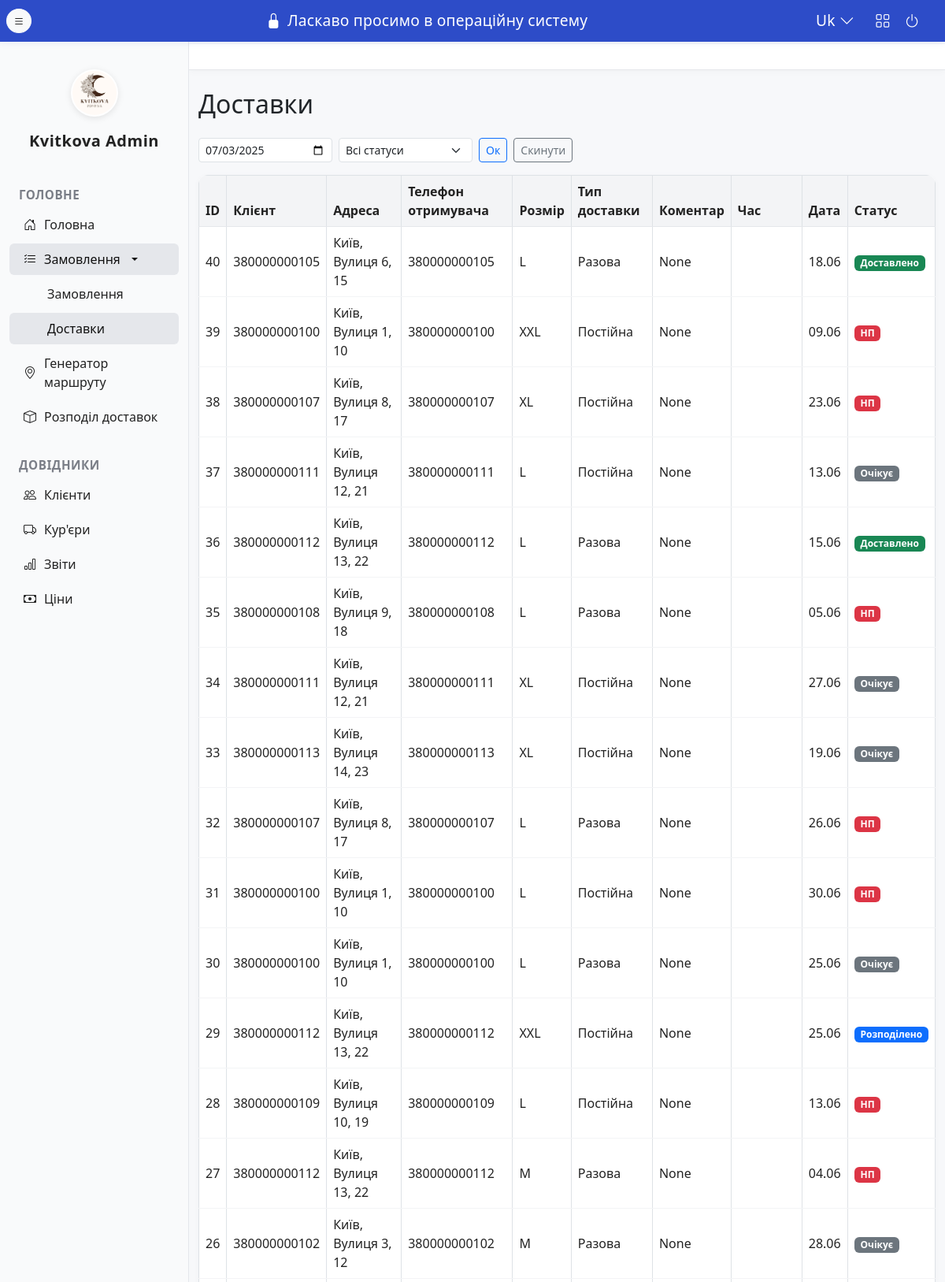
The page /deliveries (upper part) on the database its author committed.
### app/models/delivery.py (models this page shows)
class Delivery(db.Model):
    id = db.Column(db.Integer, primary_key=True)
    order_id = db.Column(db.Integer, db.ForeignKey('order.id'), nullable=False)
    client_id = db.Column(db.Integer, db.ForeignKey('client.id'), nullable=False)
    bouquet_id = db.Column(db.Integer, db.ForeignKey('price.id'))
    delivery_date = db.Column(db.Date, nullable=False)
    status = db.Column(db.String(32), default='Очікує')  # Очікує, Виконано, Скасовано
    comment = db.Column(db.Text)
    created_at = db.Column(db.DateTime, default=datetime.datetime.utcnow)
    updated_at = db.Column(db.DateTime, default=datetime.datetime.utcnow, onupdate=datetime.datetime.utcnow)
    street = db.Column(db.String(128))
    building_number = db.Column(db.String(32))
    time_window = db.Column(db.String(64))
    size = db.Column(db.String(32))
    phone = db.Column(db.String(32))
    time_from = db.Column(db.String(8))
    time_to = db.Column(db.String(8))
    courier_id = db.Column(db.Integer, db.ForeignKey('courier.id'))
    delivered_at = db.Column(db.DateTime)
    status_changed_at = db.Column(db.DateTime)
    order = db.relationship('Order')
    client = db.relationship('Client')
    bouquet = db.relationship('Price')
    courier = db.relationship('Courier', back_populates='deliveries')
    bouquet_size = db.Column(db.String(16))
    delivery_type = db.Column(db.String(32))
    price_at_delivery = db.Column(db.Integer)

### app/models/client.py (models this page shows)
class Client(db.Model):
    id = db.Column(db.Integer, primary_key=True)
    instagram = db.Column(db.String(128), nullable=False)
    phone = db.Column(db.String(32), nullable=False, unique=True)
    city = db.Column(db.String(64), nullable=False)
    telegram = db.Column(db.String(128))
    credits = db.Column(db.Integer, default=0)
    orders = db.relationship('Order', backref='client', lazy=True)

### app/blueprints/deliveries/routes.py (the view)
@deliveries_bp.route('/deliveries', methods=['GET'])
def deliveries_list():
    date_str = request.args.get('date')
    deliveries, selected_date = get_deliveries(date_str)
    couriers = get_all_couriers()
    return render_template('deliveries_list.html', deliveries=deliveries, selected_date=selected_date, couriers=couriers)

### app/services/delivery_service.py (called while the page is built)
def get_deliveries(date_str=None):
    deliveries_query = Delivery.query
    selected_date = None
    if date_str:
        try:
            selected_date = datetime.strptime(date_str, '%Y-%m-%d').date()
            deliveries_query = deliveries_query.filter(Delivery.delivery_date == selected_date)
        except Exception:
            pass
    return deliveries_query.order_by(Delivery.id.desc()).all(), date_str or datetime.utcnow().strftime('%Y-%m-%d')

def get_all_couriers():
    return Courier.query.all()

### app/templates/deliveries_list.html (shortened to what this page needs)
{% extends 'layout.html' %}
{% block content %}
<h2 class="mb-4">Доставки</h2>
<div class="d-flex align-items-center mb-3">
  <input type="date" id="filter-date" class="form-control form-control-sm me-2" style="width:170px;" value="{{ selected_date }}">
  <select id="filter-status" class="form-select form-select-sm me-2" style="width:170px;">
    <option value="">Всі статуси</option>
  </select>
  <button class="btn btn-outline-primary btn-sm me-2" id="apply-date-btn" type="button">Ок</button>
  <button class="btn btn-outline-secondary btn-sm" id="reset-date-btn" type="button">Скинути</button>
</div>
<table class="table table-bordered table-hover align-middle">
  <thead>
    <tr>
      <th>ID</th>
      <th>Клієнт</th>
      <th>Адреса</th>
      <th>Телефон отримувача</th>
      <th>Розмір</th>
      <th>Тип доставки</th>
      <th>Коментар</th>
      <th style="width:90px;">Час</th>
      <th>Дата</th>
      <th>Статус</th>
    </tr>
  </thead>
  <tbody>
    {% for d in deliveries %}
    <tr data-status="{{ d.status }}">
      <td>{{ d.id }}</td>
      <td>{{ d.client.phone }}</td>
      <td>
        <a href="#" class="address-link"
           data-city="{{ d.client.city }}"
           data-street="{{ d.street }}"
           data-building="{{ d.building_number }}"
           data-entrance="{{ d.entrance }}"
           style="color:inherit; text-decoration:none; cursor:pointer;">
          {{ d.client.city }}, {{ d.street }}{% if d.building_number %}, {{ d.building_number }}{% endif %}
        </a>
      </td>
      <td>{{ d.phone }}</td>
      <td>{{ d.bouquet_size }}</td>
      <td>{{ d.delivery_type }}</td>
      <td>{{ d.comment }}</td>
      <td>
      </td>
      <td>{{ d.delivery_date.strftime('%d.%m') }}</td>
      <td>
        <span class="delivery-status badge
          {% if d.status == 'Очікує' %}bg-secondary
          {% elif d.status == 'Розподілено' %}bg-primary
          {% elif d.status == 'Доставлено' %}bg-success
          {% elif d.status == 'НП' %}bg-danger
          {% else %}bg-light text-dark
          {% endif %}"
          data-id="{{ d.id }}" data-status="{{ d.status }}" style="cursor:pointer;">
          {{ d.status }}
        </span>
      </td>
    </tr>
    {% endfor %}
  </tbody>
</table>
{% endblock %}

### app/templates/layout.html (style rules this page uses)
body { background: #f7f8fa; }
.table { background: #fff; border-radius: 12px; overflow: hidden; box-shadow: 0 2px 8px rgba(0,0,0,0.03); }
.table th { background: #f3f4f6; color: #222; font-weight: 600; border-bottom: 1.5px solid #e5e7eb; }
.table td { background: #fff; color: #222; border-bottom: 1px solid #f3f4f6; }

### rows shown on the page
Delivery: id "40", client.phone "380000000105", client.city "Київ", street "Вулиця 6", building_number "15", phone "380000000105", bouquet_size "L", delivery_type "Разова", comment "None", delivery_date "18.06", status "Доставлено"
Delivery: id "39", client.phone "380000000100", client.city "Київ", street "Вулиця 1", building_number "10", phone "380000000100", bouquet_size "XXL", delivery_type "Постійна", comment "None", delivery_date "09.06", status "НП"
Delivery: id "38", client.phone "380000000107", client.city "Київ", street "Вулиця 8", building_number "17", phone "380000000107", bouquet_size "XL", delivery_type "Постійна", comment "None", delivery_date "23.06", status "НП"
Delivery: id "37", client.phone "380000000111", client.city "Київ", street "Вулиця 12", building_number "21", phone "380000000111", bouquet_size "L", delivery_type "Постійна", comment "None", delivery_date "13.06", status "Очікує"
Delivery: id "36", client.phone "380000000112", client.city "Київ", street "Вулиця 13", building_number "22", phone "380000000112", bouquet_size "L", delivery_type "Разова", comment "None", delivery_date "15.06", status "Доставлено"
Delivery: id "35", client.phone "380000000108", client.city "Київ", street "Вулиця 9", building_number "18", phone "380000000108", bouquet_size "L", delivery_type "Разова", comment "None", delivery_date "05.06", status "НП"
Delivery: id "34", client.phone "380000000111", client.city "Київ", street "Вулиця 12", building_number "21", phone "380000000111", bouquet_size "XL", delivery_type "Постійна", comment "None", delivery_date "27.06", status "Очікує"
Delivery: id "33", client.phone "380000000113", client.city "Київ", street "Вулиця 14", building_number "23", phone "380000000113", bouquet_size "XL", delivery_type "Постійна", comment "None", delivery_date "19.06", status "Очікує"
Delivery: id "32", client.phone "380000000107", client.city "Київ", street "Вулиця 8", building_number "17", phone "380000000107", bouquet_size "L", delivery_type "Разова", comment "None", delivery_date "26.06", status "НП"
Delivery: id "31", client.phone "380000000100", client.city "Київ", street "Вулиця 1", building_number "10", phone "380000000100", bouquet_size "L", delivery_type "Постійна", comment "None", delivery_date "30.06", status "НП"
Delivery: id "30", client.phone "380000000100", client.city "Київ", street "Вулиця 1", building_number "10", phone "380000000100", bouquet_size "L", delivery_type "Разова", comment "None", delivery_date "25.06", status "Очікує"
Delivery: id "29", client.phone "380000000112", client.city "Київ", street "Вулиця 13", building_number "22", phone "380000000112", bouquet_size "XXL", delivery_type "Постійна", comment "None", delivery_date "25.06", status "Розподілено"
Delivery: id "28", client.phone "380000000109", client.city "Київ", street "Вулиця 10", building_number "19", phone "380000000109", bouquet_size "L", delivery_type "Постійна", comment "None", delivery_date "13.06", status "НП"
Delivery: id "27", client.phone "380000000112", client.city "Київ", street "Вулиця 13", building_number "22", phone "380000000112", bouquet_size "M", delivery_type "Разова", comment "None", delivery_date "04.06", status "НП"
Delivery: id "26", client.phone "380000000102", client.city "Київ", street "Вулиця 3", building_number "12", phone "380000000102", bouquet_size "M", delivery_type "Разова", comment "None", delivery_date "28.06", status "Очікує"
